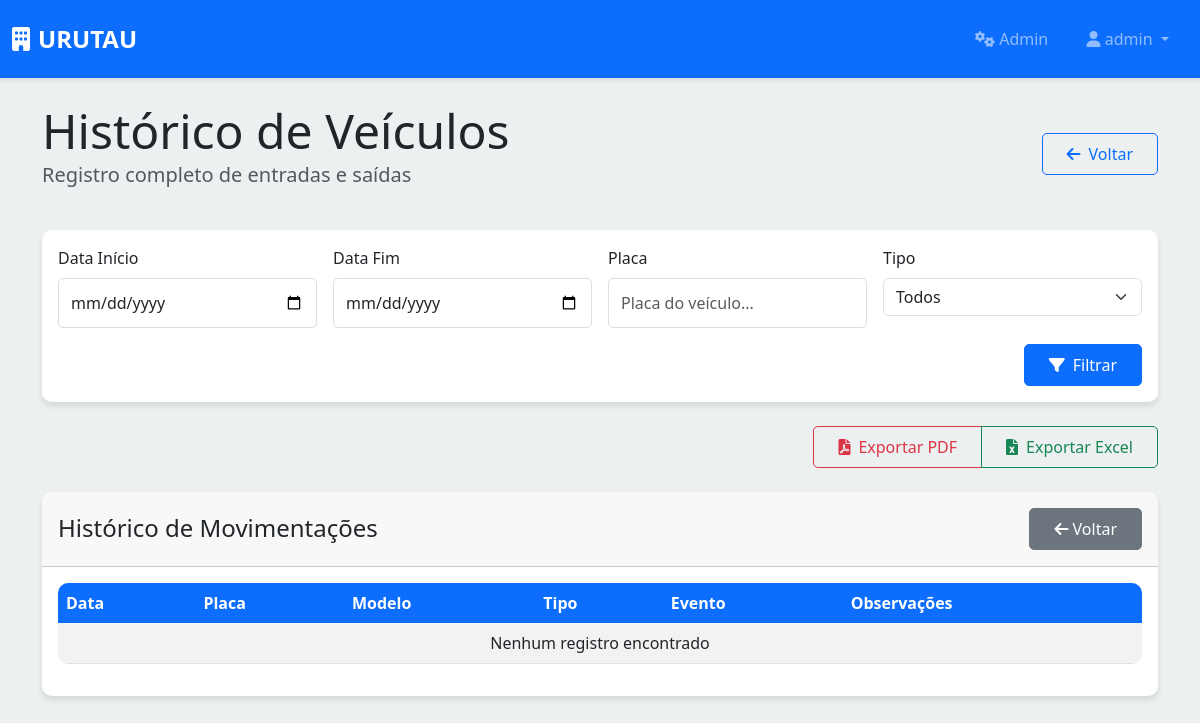
/veiculos/historico/ (signed in), run on an earlier commit of the app's database.
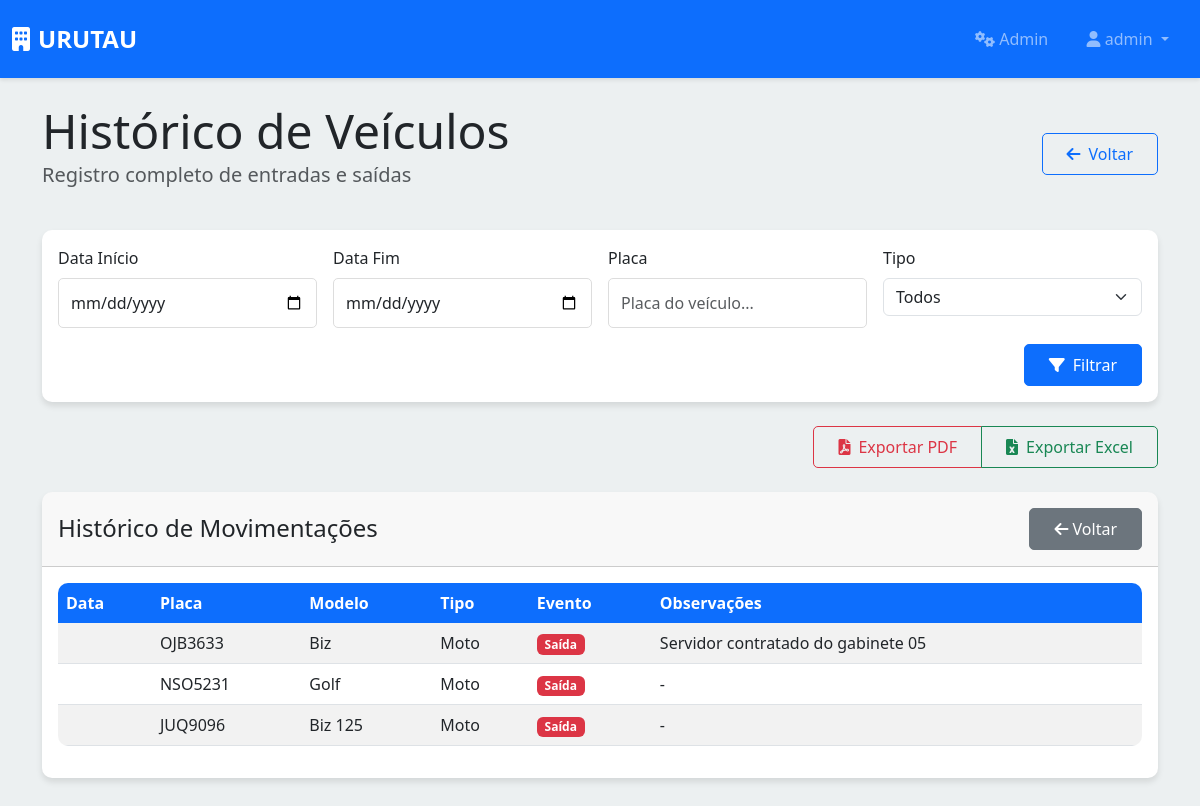
And on a later commit of the database.
### apps/veiculos/models.py (models this page shows, shortened)
class HistoricoVeiculo(models.Model):
    veiculo = models.ForeignKey(Veiculo, on_delete=models.CASCADE, related_name='historico')
    data_entrada = models.DateTimeField('Data de Entrada')
    data_saida = models.DateTimeField('Data de Saída', null=True, blank=True)
    visitante = models.ForeignKey(Visitante, on_delete=models.SET_NULL, null=True, blank=True)
    observacoes = models.TextField('Observações', blank=True)
    class Meta:
        verbose_name = 'Histórico de Veículo'
        verbose_name_plural = 'Históricos de Veículos'
        ordering = ['-data_entrada']

class Veiculo(models.Model):
    TIPOS_VEICULO = [
        ('carro', 'Carro'),
        ('moto', 'Moto'),
        ('van', 'Van/Utilitário'),
        ('caminhao', 'Caminhão'),
        ('outro', 'Outro'),
    ]
    CORES_VEICULO = [
        ('amarela', 'Amarela'),
        ('azul', 'Azul'),
        ('bege', 'Bege'),
        ('branca', 'Branca'),
        ('cinza', 'Cinza'),
        ('dourada', 'Dourada'),
        ('grená', 'Grená'),
        ('laranja', 'Laranja'),
        ('marrom', 'Marrom'),
        ('prata', 'Prata'),
        ('preta', 'Preta'),
        ('rosa', 'Rosa'),
        ('roxa', 'Roxa'),
        ('verde', 'Verde'),
        ('vermelha', 'Vermelha'),
    ]
    STATUS_CHOICES = [
        ('presente', 'No Estacionamento'),
        ('saida', 'Saída Realizada'),
        ('bloqueado', 'Bloqueado'),
    ]
    placa = models.CharField('Placa', max_length=8)
    tipo = models.CharField('Tipo', max_length=10, choices=TIPOS_VEICULO)
    modelo = models.CharField('Modelo', max_length=50)
    cor = models.CharField('Cor', max_length=20, choices=CORES_VEICULO)
    nome_condutor = models.CharField('Nome do Condutor', max_length=100, blank=True, null=True)
    nome_passageiro = models.CharField('Nome do Passageiro', max_length=100, blank=True, null=True)
    visitante = models.ForeignKey(
        Visitante,
        on_delete=models.CASCADE,
        related_name='veiculos',
        verbose_name='Visitante',
        null=True,
        blank=True
    )
    data_entrada = models.DateTimeField('Data de Entrada', default=timezone.now)
    data_saida = models.DateTimeField('Data de Saída', null=True, blank=True)
    status = models.CharField('Status', max_length=10, choices=STATUS_CHOICES, default='presente')
    observacoes = models.TextField('Observações', blank=True, default='')
    bloqueado = models.BooleanField('Bloqueado', default=False)
    motivo_bloqueio = models.TextField('Motivo do Bloqueio', blank=True, null=True)
    data_bloqueio = models.DateTimeField('Data do Bloqueio', null=True, blank=True)
    class Meta:
        verbose_name = 'Veículo'
        verbose_name_plural = 'Veículos'
        ordering = ['-data_entrada']

### apps/veiculos/views.py (the view)
# urls.py: path('historico/', views.HistoricoVeiculosView.as_view(), name='historico'),
class HistoricoVeiculosView(LoginRequiredMixin, ListView):
    model = HistoricoVeiculo
    template_name = 'veiculos/historico.html'
    context_object_name = 'historicos'
    ordering = ['-data_entrada']
    paginate_by = 10
    def get_context_data(self, **kwargs):
        context = super().get_context_data(**kwargs)
        context['title'] = 'Histórico de Veículos'
        return context

### templates/veiculos/historico.html (shortened to what this page needs)
{% extends 'base.html' %}
{% load static %}
{% block content %}
<div class="container">
    <div class="row align-items-center mb-4">
        <div class="col-md-8">
            <h1 class="display-5 mb-0">Histórico de Veículos</h1>
            <p class="lead text-muted">Registro completo de entradas e saídas</p>
        </div>
        <div class="col-md-4 text-end">
            <a href="{% url 'veiculos:home_veiculos' %}" class="btn btn-outline-primary">
                <i class="fas fa-arrow-left me-2"></i>Voltar
            </a>
        </div>
    </div>
    <div class="card mb-4">
        <div class="card-body">
            <form method="get" class="row g-3">
                <div class="col-md-3">
                    <label for="data_inicio" class="form-label">Data Início</label>
                    <input type="date" class="form-control" id="data_inicio" name="data_inicio" value="{{ filtros.data_inicio|date:'Y-m-d' }}">
                </div>
                <div class="col-md-3">
                    <label for="data_fim" class="form-label">Data Fim</label>
                    <input type="date" class="form-control" id="data_fim" name="data_fim" value="{{ filtros.data_fim|date:'Y-m-d' }}">
                </div>
                <div class="col-md-3">
                    <label for="placa" class="form-label">Placa</label>
                    <input type="text" class="form-control" id="placa" name="placa" value="{{ filtros.placa }}" placeholder="Placa do veículo...">
                </div>
                <div class="col-md-3">
                    <label for="tipo" class="form-label">Tipo</label>
                    <select class="form-select" id="tipo" name="tipo">
                        <option value="">Todos</option>
                    </select>
                </div>
                <div class="col-12 text-end">
                    <button type="submit" class="btn btn-primary">
                        <i class="fas fa-filter me-2"></i>Filtrar
                    </button>
                </div>
            </form>
        </div>
    </div>
    <div class="row mb-4">
        <div class="col text-end">
            <div class="btn-group">
                <a href="{% url 'veiculos:exportar_historico_pdf' %}" class="btn btn-outline-danger">
                    <i class="fas fa-file-pdf me-2"></i>Exportar PDF
                </a>
                <a href="{% url 'veiculos:exportar_historico_excel' %}" class="btn btn-outline-success">
                    <i class="fas fa-file-excel me-2"></i>Exportar Excel
                </a>
            </div>
        </div>
    </div>
    <div class="card">
        <div class="card-header d-flex justify-content-between align-items-center">
            <h4 class="mb-0">Histórico de Movimentações</h4>
            <a href="{% url 'veiculos:home_veiculos' %}" class="btn btn-secondary">
                <i class="fas fa-arrow-left"></i> Voltar
            </a>
        </div>
        <div class="card-body">
            <div class="table-responsive">
                <table class="table table-striped">
                    <thead>
                        <tr>
                            <th>Data</th>
                            <th>Placa</th>
                            <th>Modelo</th>
                            <th>Tipo</th>
                            <th>Evento</th>
                            <th>Observações</th>
                        </tr>
                    </thead>
                    <tbody>
                        {% for registro in page_obj %}
                        <tr>
                            <td>{{ registro.data|date:"d/m/Y H:i" }}</td>
                            <td>{{ registro.veiculo.placa }}</td>
                            <td>{{ registro.veiculo.modelo }}</td>
                            <td>{{ registro.veiculo.get_tipo_display }}</td>
                            <td>
                                {% if registro.tipo == 'entrada' %}
                                    <span class="badge bg-success">Entrada</span>
                                {% else %}
                                    <span class="badge bg-danger">Saída</span>
                                {% endif %}
                            </td>
                            <td>{{ registro.observacoes|default:"-" }}</td>
                        </tr>
                        {% empty %}
                        <tr>
                            <td colspan="6" class="text-center">Nenhum registro encontrado</td>
                        </tr>
                        {% endfor %}
                    </tbody>
                </table>
            </div>
        </div>
    </div>
</div>
{% endblock %}

### templates/base.html (shortened to what this page needs)
<!DOCTYPE html>
<html lang="pt-br">
<head>
    <link href="https://cdn.jsdelivr.net/npm/bootstrap@5.3.0/dist/css/bootstrap.min.css" rel="stylesheet">
    <link href="https://cdnjs.cloudflare.com/ajax/libs/font-awesome/6.0.0/css/all.min.css" rel="stylesheet">
    {% load static %}
    <link href="{% static 'css/style.css' %}" rel="stylesheet">
</head>
<body>
    <nav class="navbar navbar-expand-lg navbar-dark bg-primary">
        <div class="container-fluid">
            <a class="navbar-brand" href="{% url 'main:home_sistema' %}">
                <i class="fas fa-building me-2"></i>URUTAU
            </a>
            <div class="collapse navbar-collapse" id="navbarNav">
                <ul class="navbar-nav ms-auto">
                    <li class="nav-item">
                        <a class="nav-link" href="{% url 'admin:index' %}">
                            <i class="fas fa-cogs"></i> Admin
                        </a>
                    </li>
                    {% if user.is_authenticated %}
                    <li class="nav-item dropdown">
                        <a class="nav-link dropdown-toggle" href="#" role="button" data-bs-toggle="dropdown">
                            <i class="fas fa-user"></i> {{ user.get_full_name|default:user.username }}
                        </a>
                    </li>
                    {% else %}
                    <li class="nav-item">
                        <a class="nav-link" href="{% url 'autenticacao:login_sistema' %}">
                            <i class="fas fa-sign-in-alt"></i> Entrar
                        </a>
                    </li>
                    {% endif %}
                </ul>
            </div>
        </div>
    </nav>
    <main class="container-fluid py-4">
        {% block content %}{% endblock %}
    </main>
</body>
</html>

### static/css/style.css (style rules this page uses)
:root { --primary-color: #0D6EFD; --secondary-color: #34495e; --accent-color: #3498db; --success-color: #2ecc71; --warning-color: #f1c40f; --danger-color: #e74c3c; --light-color: #ecf0f1; --dark-color: #2c3e50; }
body { background-color: var(--light-color); min-height: 100vh; display: flex; flex-direction: column; font-family: 'Segoe UI', Tahoma, Geneva, Verdana, sans-serif; }
.navbar { box-shadow: 0 2px 4px rgba(0,0,0,.1); padding: 1rem 0; }
.navbar-brand { font-weight: bold; font-size: 1.5rem; }
.nav-link { transition: all 0.3s ease; padding: 0.5rem 1rem !important; border-radius: 5px; margin: 0 0.2rem; }
.card { border: none; border-radius: 10px; box-shadow: 0 4px 6px rgba(0,0,0,.1); transition: transform 0.3s ease, box-shadow 0.3s ease; margin-bottom: 1.5rem; }
.card-header { border-radius: 10px 10px 0 0 !important; padding: 1rem; }
.btn { border-radius: 5px; padding: 0.5rem 1.5rem; font-weight: 500; transition: all 0.3s ease; }
.table { background-color: white; border-radius: 10px; overflow: hidden; }
.table thead th { background-color: var(--primary-color); color: white; border: none; }
.form-control { border-radius: 5px; padding: 0.75rem; border: 1px solid #ddd; }

What changed in the data, as far as the page shows it:
added HistoricoVeiculo: veiculo.placa "OJB3633", veiculo.modelo "Biz", veiculo.tipo "Moto", observacoes "Servidor contratado do gabinete 05"
added HistoricoVeiculo: veiculo.placa "NSO5231", veiculo.modelo "Golf", veiculo.tipo "Moto", observacoes "-"
added HistoricoVeiculo: veiculo.placa "JUQ9096", veiculo.modelo "Biz 125", veiculo.tipo "Moto", observacoes "-"
Also different on the page:
text no longer shown: "Nenhum registro encontrado"
